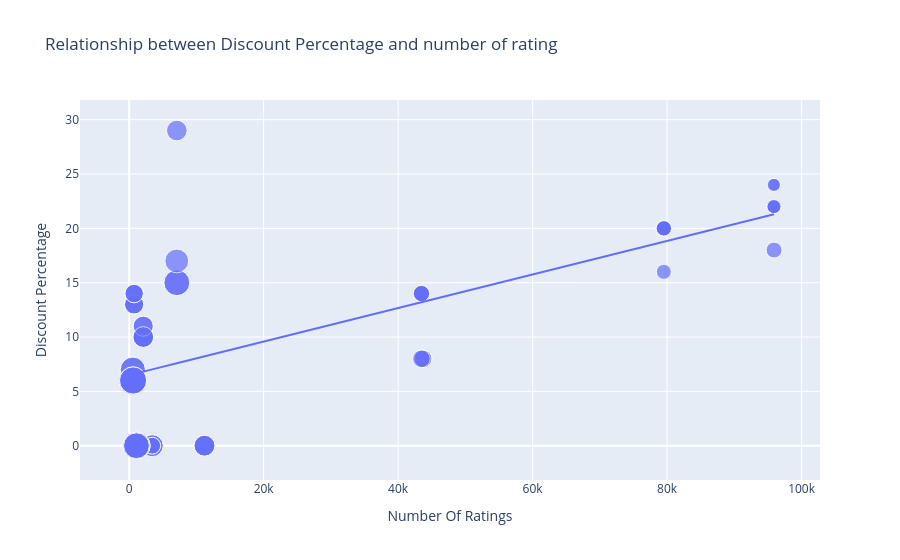

The code cell stored with this chart in its notebook:
### Code cell
figure = px.scatter(data_frame = data, x= "Number Of Ratings",
                    y="Discount Percentage", size ="Sale Price", trendline ="ols",
                    title="Relationship between Discount Percentage and number of rating")
figure.show()

### Figure 1 — Plotly figure (JSON) as saved in the notebook; plotly's stock layout.template omitted (floating-point values rounded to 4 significant figures)
{"data": [{"hovertemplate": "Number Of Ratings=%{x}<br>Discount Percentage=%{y}<br>Sale Price=%{marker.size}<extra></extra>", "legendgroup": "", "marker": {"color": "#636efa", "size": [49900, 84900, 84900, 77000, 77000, 49900, 49900, 77000, 89900, 41999, 39999, 41999, 41999, 41999, 131900, 117100, 131900, 117100, 74999, 117900, 117100, 117900, 99900, 44999, 140900, 130900, 64900, 120900, 59900, 75900, 110900, 130900, 120900, 64900, 64900, 75900, 75900, 120900, 59900, 120900, 75900, 140900, 70900, 70900, 75900, 59900, 110900, 120900, 130900, 130900, 54999, 54999, 29999, 34999, 34999, 34999, 54999, 29999, 46999, 46999, 46999, 46999], "sizemode": "area", "sizeref": 352.2, "symbol": "circle"}, "mode": "markers", "name": "", "orientation": "v", "showlegend": false, "type": "scatter", "x": [3431, 3431, 3431, 11202, 11202, 3431, 3431, 11202, 1454, 79512, 79512, 79582, 79512, 79512, 1078, 1078, 1078, 1078, 7088, 7088, 1078, 7088, 7081, 95909, 542, 580, 740, 545, 740, 2101, 545, 580, 580, 730, 730, 2101, 2101, 580, 740, 580, 2092, 545, 2101, 2092, 2101, 740, 545, 580, 580, 580, 43707, 43707, 95807, 95909, 95807, 95909, 43470, 95909, 43470, 43470, 43470, 43470], "xaxis": "x", "y": [0, 0, 0, 0, 0, 0, 0, 0, 0, 20, 16, 20, 20, 20, 0, 0, 0, 0, 29, 15, 0, 15, 17, 18, 6, 6, 13, 6, 14, 10, 7, 6, 6, 13, 13, 10, 10, 6, 14, 6, 10, 6, 11, 11, 10, 14, 7, 6, 6, 6, 8, 8, 24, 22, 22, 22, 8, 24, 14, 14, 14, 14], "yaxis": "y"}, {"hovertemplate": "<b>OLS trendline</b><br>Discount Percentage = 0.000154292 * Number Of Ratings + 6.49233<br>R<sup>2</sup>=0.468988<br><br>Number Of Ratings=%{x}<br>Discount Percentage=%{y} <b>(trend)</b><extra></extra>", "legendgroup": "", "marker": {"color": "#636efa", "symbol": "circle"}, "mode": "lines", "name": "", "showlegend": false, "type": "scatter", "x": [542, 545, 545, 545, 545, 580, 580, 580, 580, 580, 580, 580, 580, 730, 730, 740, 740, 740, 740, 1078, 1078, 1078, 1078, 1078, 1454, 2092, 2092, 2101, 2101, 2101, 2101, 2101, 3431, 3431, 3431, 3431, 3431, 7081, 7088, 7088, 7088, 11202, 11202, 11202, 43470, 43470, 43470, 43470, 43470, 43707, 43707, 79512, 79512, 79512, 79512, 79582, 95807, 95807, 95909, 95909, 95909, 95909], "xaxis": "x", "y": [6.576, 6.576, 6.576, 6.576, 6.576, 6.582, 6.582, 6.582, 6.582, 6.582, 6.582, 6.582, 6.582, 6.605, 6.605, 6.607, 6.607, 6.607, 6.607, 6.659, 6.659, 6.659, 6.659, 6.659, 6.717, 6.815, 6.815, 6.816, 6.816, 6.816, 6.816, 6.816, 7.022, 7.022, 7.022, 7.022, 7.022, 7.585, 7.586, 7.586, 7.586, 8.221, 8.221, 8.221, 13.2, 13.2, 13.2, 13.2, 13.2, 13.24, 13.24, 18.76, 18.76, 18.76, 18.76, 18.77, 21.27, 21.27, 21.29, 21.29, 21.29, 21.29], "yaxis": "y"}], "layout": {"autosize": true, "legend": {"itemsizing": "constant", "tracegroupgap": 0}, "title": {"text": "Relationship between Discount Percentage and number of rating"}, "xaxis": {"anchor": "y", "autorange": true, "domain": [0, 1], "range": [-6745.0, 102400.0], "title": {"text": "Number Of Ratings"}, "type": "linear"}, "yaxis": {"anchor": "x", "autorange": true, "domain": [0, 1], "range": [-5.213, 33.41], "title": {"text": "Discount Percentage"}, "type": "linear"}}}
